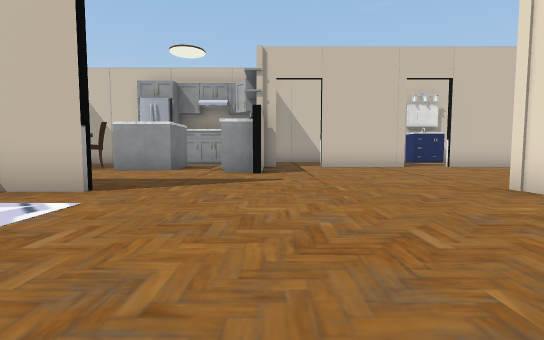
View 1 (above)

16 first-person views from a walk through a scene from a Unity 3-D project. The camera is 0.59 m above the floor, tilts 4° down and sees 85° across. The floor is counted in squares, 1 m on a side. Each view is taken from the middle of a square. On the plan, view 1 faces up. The plan holds only what a view shows up to about 9 squares ahead; the rest is blank. The place goes on beyond the plan. Some animated figures are not drawn. Door leaves are left out, so doorways stand open. Some surface patterns are stand-ins.

View 2
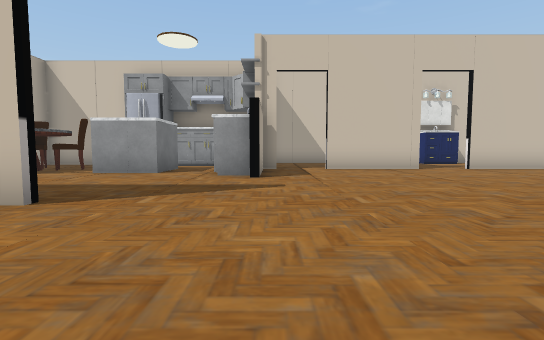

View 3
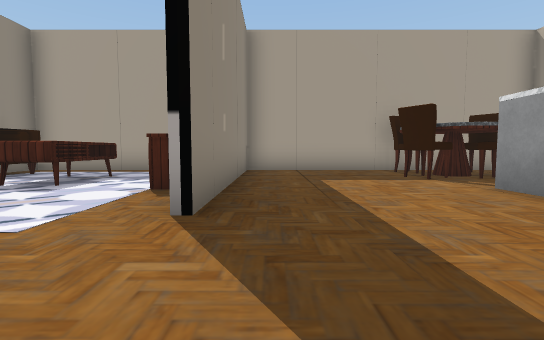

View 4
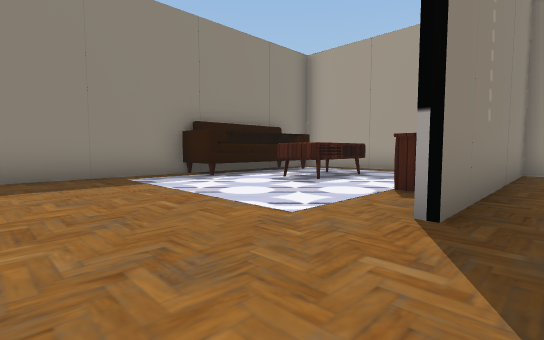

View 5
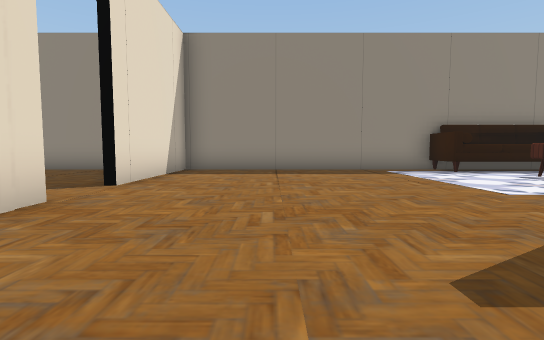

View 6
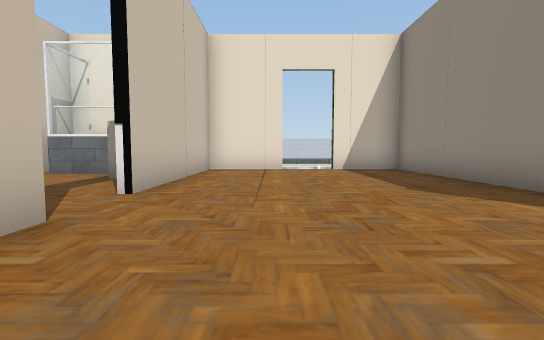

View 7
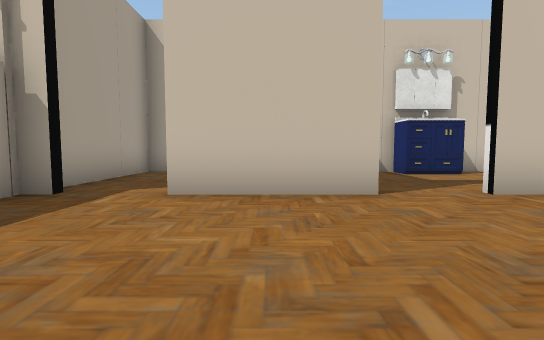

View 8
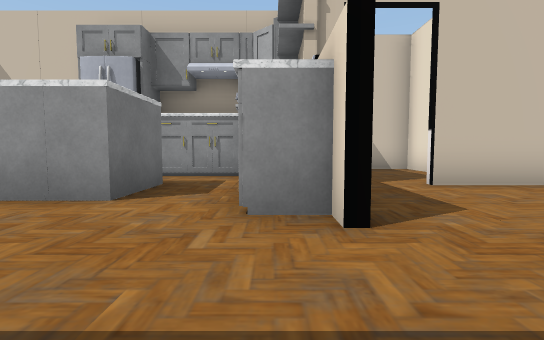

View 9
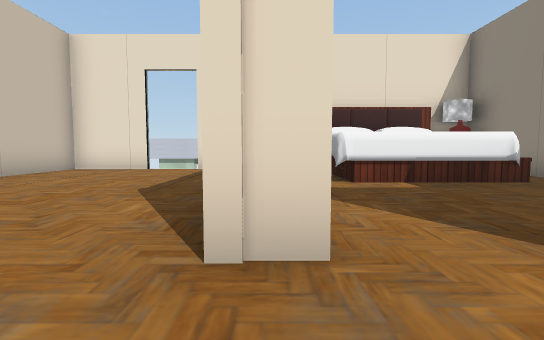

View 10
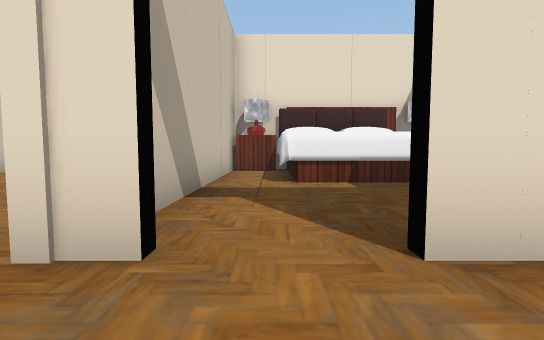

View 11
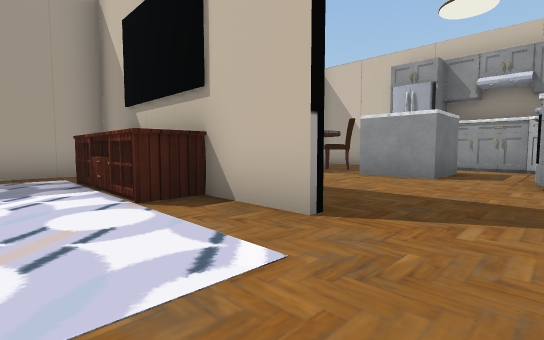

View 12
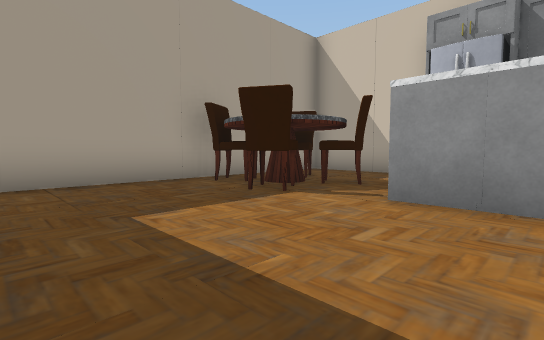

View 13
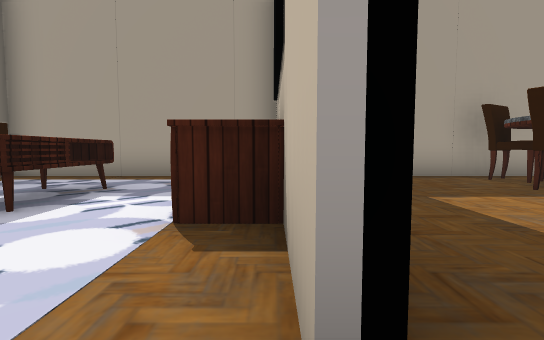

View 14
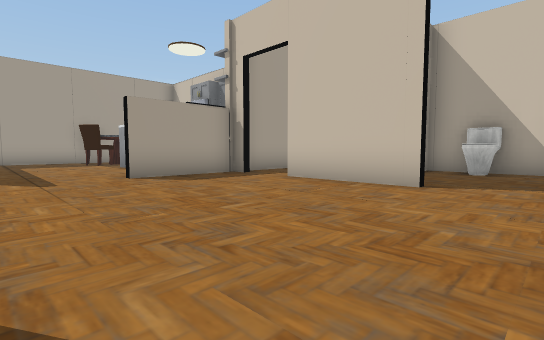

View 15
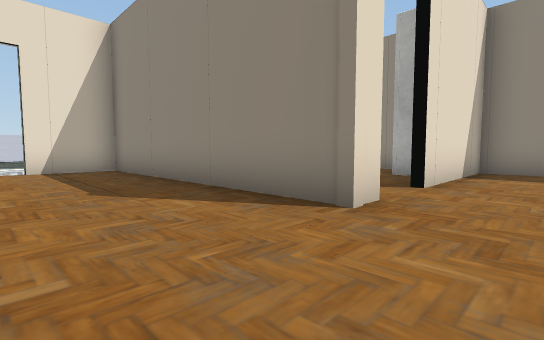

View 16
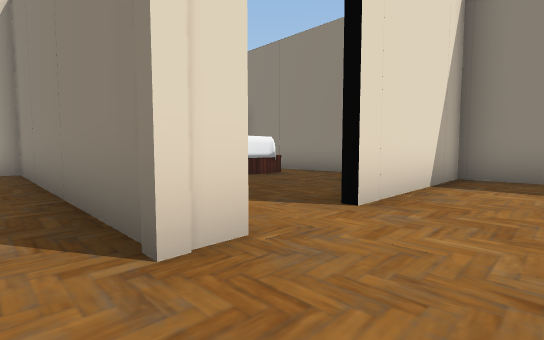

### Floor plan
Key: @ floor where view 1 was taken; # wall or solid block; x gap in a wall; . floor; C chair; T table; S sofa; F fridge; B bed; L lamp; I toilet; E closet; O other object.
Columns run from 9 left of view 1 to 11 right of it. Each row starts with its distance up from view 1.
 14         ############
 13         #. .#IIOO.#
 12 ####FO###... .....#
 11 # ..FF..#... ....O#
 10 #CCC. #. O.###.#### #
  9 #CTT.##.O...........#
  8 #C.C....##..........x
  7 #...................
  6 #...................x
  5 #...................#
  4 ###TT##......O#######
  3 #.TTT............BBL#
  2 #.     ......#..B  B
  1 #. TT  ......#..B  B
  0 #.     ..@...##.B  B
 -1 #.SSSS.......E ...L
 -2 ###################

Positions as (right, up) in squares from view 1, and headings:
1: (0, 0), facing up
2: (0, 1), facing up
3: (0, 5), facing left
4: (0, 5), facing down-left
5: (1, 7), facing down
6: (2, 8), facing right
7: (3, 6), facing up
8: (-1, 5), facing up
9: (2, 4), facing right
10: (2, 3), facing right
11: (-1, 2), facing up-left
12: (-3, 5), facing up-left
13: (-2, 4), facing left
14: (6, 5), facing up-left
15: (2, 7), facing down-right
16: (2, 5), facing down-right
